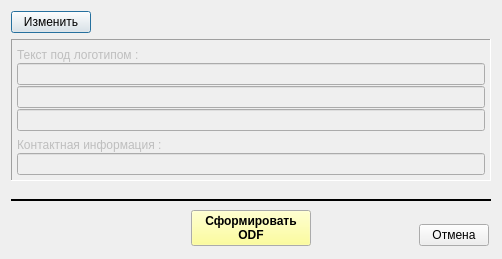
<?xml version="1.0" encoding="UTF-8"?>
<ui version="4.0">
 <class>print_notic2_wnd</class>
 <widget class="QDialog" name="print_notic2_wnd">
  <property name="geometry">
   <rect>
    <x>0</x>
    <y>0</y>
    <width>502</width>
    <height>259</height>
   </rect>
  </property>
  <property name="windowTitle">
   <string>Печать формы информирования застрахованного</string>
  </property>
  <layout class="QVBoxLayout" name="verticalLayout" stretch="0,0,1,0,0">
   <item>
    <layout class="QHBoxLayout" name="horizontalLayout_3" stretch="0,0">
     <property name="spacing">
      <number>2</number>
     </property>
     <item>
      <widget class="QPushButton" name="bn_edit">
       <property name="text">
        <string>Изменить</string>
       </property>
       <property name="icon">
        <iconset resource="_inko_pol2_res.qrc">
         <normaloff>:/change.bmp</normaloff>:/change.bmp</iconset>
       </property>
       <property name="checkable">
        <bool>true</bool>
       </property>
      </widget>
     </item>
     <item>
      <spacer name="horizontalSpacer_7">
       <property name="orientation">
        <enum>Qt::Horizontal</enum>
       </property>
       <property name="sizeHint" stdset="0">
        <size>
         <width>40</width>
         <height>20</height>
        </size>
       </property>
      </spacer>
     </item>
    </layout>
   </item>
   <item>
    <widget class="QFrame" name="frame_2">
     <property name="frameShape">
      <enum>QFrame::Panel</enum>
     </property>
     <property name="frameShadow">
      <enum>QFrame::Sunken</enum>
     </property>
     <layout class="QVBoxLayout" name="verticalLayout_2">
      <property name="spacing">
       <number>1</number>
      </property>
      <property name="leftMargin">
       <number>5</number>
      </property>
      <property name="topMargin">
       <number>2</number>
      </property>
      <property name="rightMargin">
       <number>5</number>
      </property>
      <property name="bottomMargin">
       <number>5</number>
      </property>
      <item>
       <widget class="QLabel" name="lab_smo_contact_info_2">
        <property name="enabled">
         <bool>false</bool>
        </property>
        <property name="minimumSize">
         <size>
          <width>150</width>
          <height>20</height>
         </size>
        </property>
        <property name="text">
         <string>Текст под логотипом : </string>
        </property>
        <property name="alignment">
         <set>Qt::AlignBottom|Qt::AlignLeading|Qt::AlignLeft</set>
        </property>
       </widget>
      </item>
      <item>
       <widget class="QLineEdit" name="ln_smo_logo1">
        <property name="enabled">
         <bool>false</bool>
        </property>
        <property name="readOnly">
         <bool>false</bool>
        </property>
       </widget>
      </item>
      <item>
       <widget class="QLineEdit" name="ln_smo_logo2">
        <property name="enabled">
         <bool>false</bool>
        </property>
        <property name="readOnly">
         <bool>false</bool>
        </property>
       </widget>
      </item>
      <item>
       <widget class="QLineEdit" name="ln_smo_logo3">
        <property name="enabled">
         <bool>false</bool>
        </property>
        <property name="readOnly">
         <bool>false</bool>
        </property>
       </widget>
      </item>
      <item>
       <widget class="QLabel" name="lab_smo_contact_info">
        <property name="enabled">
         <bool>false</bool>
        </property>
        <property name="minimumSize">
         <size>
          <width>150</width>
          <height>20</height>
         </size>
        </property>
        <property name="text">
         <string>Контактная информация : </string>
        </property>
        <property name="alignment">
         <set>Qt::AlignBottom|Qt::AlignLeading|Qt::AlignLeft</set>
        </property>
       </widget>
      </item>
      <item>
       <widget class="QLineEdit" name="ln_smo_contact_info">
        <property name="enabled">
         <bool>false</bool>
        </property>
        <property name="readOnly">
         <bool>false</bool>
        </property>
       </widget>
      </item>
     </layout>
    </widget>
   </item>
   <item>
    <spacer name="verticalSpacer">
     <property name="orientation">
      <enum>Qt::Vertical</enum>
     </property>
     <property name="sizeHint" stdset="0">
      <size>
       <width>5</width>
       <height>5</height>
      </size>
     </property>
    </spacer>
   </item>
   <item>
    <widget class="Line" name="line">
     <property name="frameShadow">
      <enum>QFrame::Plain</enum>
     </property>
     <property name="lineWidth">
      <number>2</number>
     </property>
     <property name="orientation">
      <enum>Qt::Horizontal</enum>
     </property>
    </widget>
   </item>
   <item>
    <layout class="QHBoxLayout" name="horizontalLayout">
     <property name="spacing">
      <number>2</number>
     </property>
     <property name="leftMargin">
      <number>2</number>
     </property>
     <property name="topMargin">
      <number>2</number>
     </property>
     <property name="rightMargin">
      <number>2</number>
     </property>
     <property name="bottomMargin">
      <number>2</number>
     </property>
     <item>
      <widget class="QFrame" name="frame">
       <property name="minimumSize">
        <size>
         <width>70</width>
         <height>0</height>
        </size>
       </property>
       <property name="maximumSize">
        <size>
         <width>70</width>
         <height>16777215</height>
        </size>
       </property>
       <property name="frameShape">
        <enum>QFrame::NoFrame</enum>
       </property>
       <property name="frameShadow">
        <enum>QFrame::Plain</enum>
       </property>
      </widget>
     </item>
     <item>
      <spacer name="horizontalSpacer_4">
       <property name="orientation">
        <enum>Qt::Horizontal</enum>
       </property>
       <property name="sizeHint" stdset="0">
        <size>
         <width>40</width>
         <height>20</height>
        </size>
       </property>
      </spacer>
     </item>
     <item>
      <widget class="QPushButton" name="bn_print">
       <property name="minimumSize">
        <size>
         <width>120</width>
         <height>35</height>
        </size>
       </property>
       <property name="palette">
        <palette>
         <active>
          <colorrole role="Button">
           <brush brushstyle="SolidPattern">
            <color alpha="255">
             <red>255</red>
             <green>255</green>
             <blue>127</blue>
            </color>
           </brush>
          </colorrole>
         </active>
         <inactive>
          <colorrole role="Button">
           <brush brushstyle="SolidPattern">
            <color alpha="255">
             <red>255</red>
             <green>255</green>
             <blue>127</blue>
            </color>
           </brush>
          </colorrole>
         </inactive>
         <disabled>
          <colorrole role="Button">
           <brush brushstyle="SolidPattern">
            <color alpha="255">
             <red>255</red>
             <green>255</green>
             <blue>127</blue>
            </color>
           </brush>
          </colorrole>
         </disabled>
        </palette>
       </property>
       <property name="font">
        <font>
         <weight>75</weight>
         <bold>true</bold>
        </font>
       </property>
       <property name="contextMenuPolicy">
        <enum>Qt::PreventContextMenu</enum>
       </property>
       <property name="text">
        <string>Сформировать 
ODF</string>
       </property>
      </widget>
     </item>
     <item>
      <spacer name="horizontalSpacer_3">
       <property name="orientation">
        <enum>Qt::Horizontal</enum>
       </property>
       <property name="sizeHint" stdset="0">
        <size>
         <width>40</width>
         <height>20</height>
        </size>
       </property>
      </spacer>
     </item>
     <item>
      <layout class="QVBoxLayout" name="verticalLayout_3">
       <property name="spacing">
        <number>0</number>
       </property>
       <property name="leftMargin">
        <number>0</number>
       </property>
       <property name="topMargin">
        <number>0</number>
       </property>
       <property name="rightMargin">
        <number>0</number>
       </property>
       <property name="bottomMargin">
        <number>0</number>
       </property>
       <item>
        <spacer name="verticalSpacer_2">
         <property name="orientation">
          <enum>Qt::Vertical</enum>
         </property>
         <property name="sizeHint" stdset="0">
          <size>
           <width>5</width>
           <height>5</height>
          </size>
         </property>
        </spacer>
       </item>
       <item>
        <widget class="QPushButton" name="bn_close">
         <property name="minimumSize">
          <size>
           <width>70</width>
           <height>0</height>
          </size>
         </property>
         <property name="maximumSize">
          <size>
           <width>70</width>
           <height>16777215</height>
          </size>
         </property>
         <property name="text">
          <string>Отмена</string>
         </property>
        </widget>
       </item>
      </layout>
     </item>
    </layout>
   </item>
  </layout>
 </widget>
 <resources>
  <include location="_inko_pol2_res.qrc"/>
 </resources>
 <connections/>
</ui>
